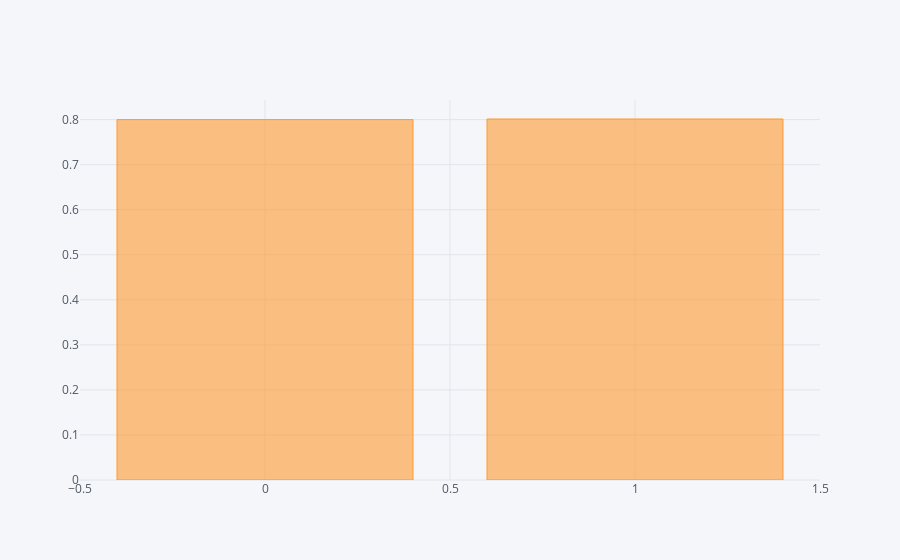

The notebook cell this image was saved under:
### Markdown cell above
## 反論１：黒人は収入が少ない.この平均値の差は黒人かどうかによるものだ

### Code cell
all_sample.groupby('treat').mean()['black'].iplot(kind='bar')

### Figure 1 — Plotly figure (JSON) as saved in the notebook; plotly's stock layout.template omitted (floating-point values rounded to 4 significant figures)
{"data": [{"marker": {"color": "rgba(255, 153, 51, 0.6)", "line": {"color": "rgba(255, 153, 51, 1.0)", "width": 1}}, "name": "black", "orientation": "v", "text": "", "type": "bar", "uid": "73a38fa2-9b90-4708-8527-4c77b8d23b01", "x": [0, 1], "y": [0.8, 0.8013]}], "layout": {"legend": {"bgcolor": "#F5F6F9", "font": {"color": "#4D5663"}}, "paper_bgcolor": "#F5F6F9", "plot_bgcolor": "#F5F6F9", "title": {"font": {"color": "#4D5663"}}, "xaxis": {"gridcolor": "#E1E5ED", "showgrid": true, "tickfont": {"color": "#4D5663"}, "title": {"font": {"color": "#4D5663"}, "text": ""}, "zerolinecolor": "#E1E5ED"}, "yaxis": {"gridcolor": "#E1E5ED", "showgrid": true, "tickfont": {"color": "#4D5663"}, "title": {"font": {"color": "#4D5663"}, "text": ""}, "zerolinecolor": "#E1E5ED"}}}
